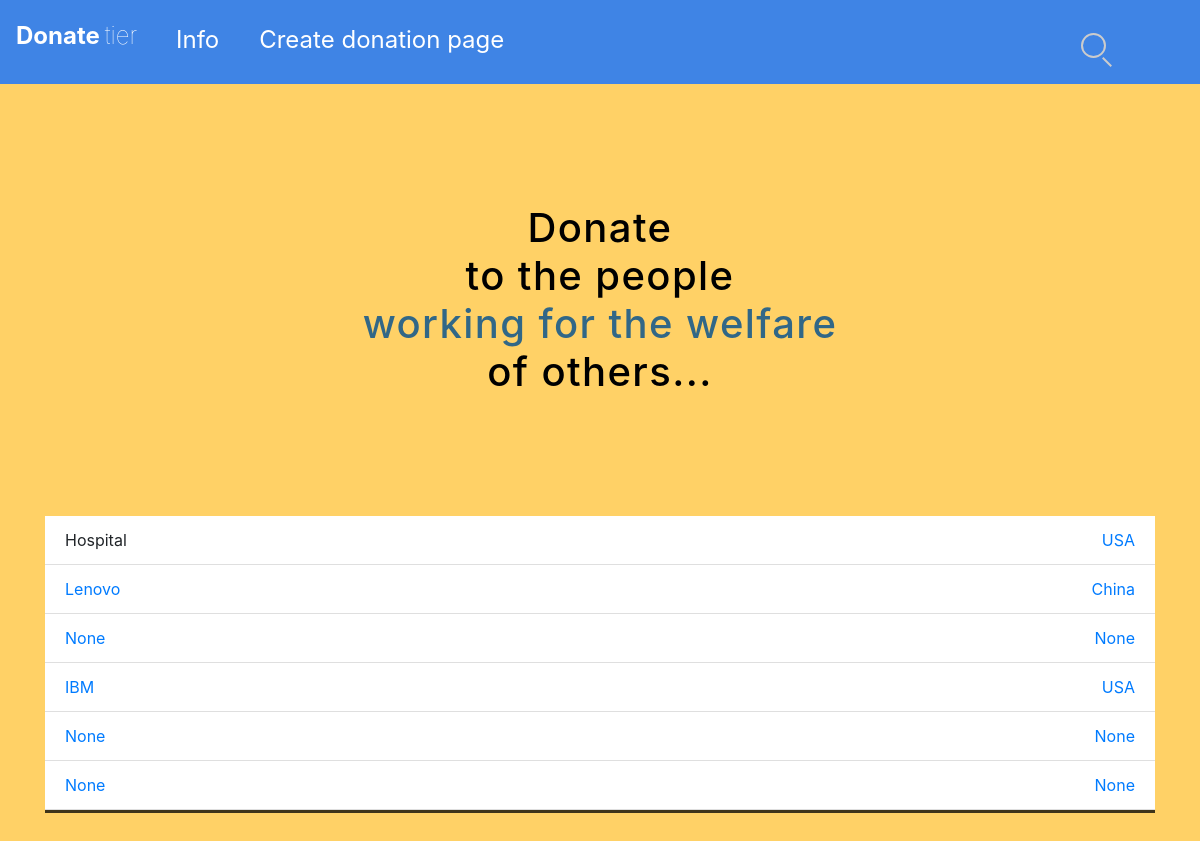
The app's page /donate/ with its own data.
### web_app/models.py (models this page shows)
class CreatePage(models.Model):
    created_on =  models.DateTimeField()
    organisation = models.CharField(max_length=100,null=True)
    description = models.CharField(max_length=500,null=True)
    location = models.CharField(max_length=20,null=True)
    image = models.ImageField(null=True, blank=True)

### web_app/views.py (the view)
# urls.py: path('donate/', views.donatePage, name="donate"),
def donatePage(request):
    donate = CreatePage.objects.all().order_by("-created_on")
    return render(request, 'searchbar.html', {
      "donate_items": donate
    })

### web_app/templates/searchbar.html (shortened to what this page needs)
<!DOCTYPE html>
{% extends 'mainPage.html' %}
{% block content %}
 <html class="no-js">
  <head>
    <link rel="stylesheet" href="">
    <link rel="stylesheet" href="https://cdnjs.cloudflare.com/ajax/libs/animate.css/3.5.2/animate.min.css">
    <link rel="stylesheet" href="https://cdnjs.cloudflare.com/ajax/libs/twitter-bootstrap/4.0.0-beta.2/css/bootstrap.css">
  </head>
  <body>
<div id="searchBox" class="search-container">
  <div class="search"></div>
  <div class="input-box">
  </div>
</div>
  </body>
</html>
{% endblock content %}

### web_app/templates/mainPage.html (shortened to what this page needs)
{% load staticfiles %}
<!DOCTYPE html>
<html class="no-js">
<head>
  <link rel="stylesheet" href="">
  <link rel="stylesheet" href="https://cdnjs.cloudflare.com/ajax/libs/animate.css/3.5.2/animate.min.css">
  <link rel="stylesheet" href="https://cdnjs.cloudflare.com/ajax/libs/twitter-bootstrap/4.0.0-beta.2/css/bootstrap.css">
</head>
<body style = "background-color:#FFD166;">
  <div id="content">
    <nav class="navbar navbar-expand"style="background-color: #3F84E5;">
      <a style="color:white;">
        <div style="font-size:x-large;padding-bottom:10px;padding-top: 10px;"><span class="boldtext">Donate</span><span
          style="font-weight: 100; padding-left: 5px;">tier</span></h3>
      </a>
      <ul class="navbar-nav mr-auto">
      <li class="nav-item"><a class="nav-link"
        style="color:white; padding-left: 10rem; padding-bottom:-10px;margin-top: -2.5rem;"
            href="{% url 'info' %}">Info</a>
        </li>
        <li class="nav-item"><a class="nav-link"
        style="color:white; padding-left: 2rem; padding-bottom:-10px;margin-top: -2.5rem;"
            href="{% url 'create-donation' %}">Create donation page</a>
        </li>
      </ul>
      {% block content %} {% endblock content %}
    </nav>
  </div>
  <div id="titles">
    <h1 id="firstLine" class="animated fadeInDown" style="color:black;">Donate</br> to the people <br><span
        style=" color: rgb(49, 103, 135); font-size:2.5rem;"> working for the welfare</span><br>of others...</span><br>
    </h1>
    <div class="container">
      <ul class="list-group list-group-flush" style="background-color: rgba(0,0,0,0.5);">
        <div style="	background-color: rgba(0,0,0,0.5);">
        {% for item in donate_items %}
          <li class="list-group-item background-color: rgba(0,0,0,0.5);" >{{ item.organisation }}<a href="{% url 'CreatedPage' item.id %}">
            <div class="float-right">
              <p>{{ item.location }}</p>
             </div>
          </li>
        {% endfor %}
        </div>
      </ul>
    </div>
</body>
</html>

### web_app/templates/mainPage.html (style rules this page uses)
body, html { width: 100%; padding-bottom: 15rem; }
body { background-size: cover; margin: 0; background-repeat: no-repeat; background-attachment: fixed; background-position: 0 0; transition: 2s cubic-bezier(0.645, 0.045, 0.355, 1); }
h1 { color: #ffffff; letter-spacing: 1.4px; text-align: center; }
#firstLine { margin-top: 120px; }
.list-group-item { background-color: rgba(0, 0, 0, 0.5); border-top: 1px solid #ddd; border-radius: 0; }
.boldtext { font-weight: bolder; }

### web_app/templates/searchbar.html (style rules this page uses)
.search-container { position: absolute; top: 25px; right: 25px; display: inline-block; }
.search-container .search { transition: all 1s; z-index: 4; position: relative; display: inline-block; height: 50px; width: 50px; vertical-align: middle; right: -55px; }
.search-container .search::before { content: ""; position: absolute; top: 36px; right: 0; bottom: 0; left: 28px; width: 12px; height: 2px; background: #ccc; transform: rotate(45deg); transition: all .5s; }
.search-container .search::after { content: ""; position: absolute; top: 8px; right: 0; bottom: 0; left: 8px; width: 25px; height: 25px; border-radius: 50%; border: 2px solid #ccc; transition: all .5s; }
.search-container .input-box { vertical-align: middle; display: inline-block; }

### records on screen
CreatePage: organisation "Hospital", location "USA"
CreatePage: organisation "Lenovo", location "China"
CreatePage: organisation "None", location "None"
CreatePage: organisation "IBM", location "USA"
CreatePage: organisation "None", location "None"
CreatePage: organisation "None", location "None"
